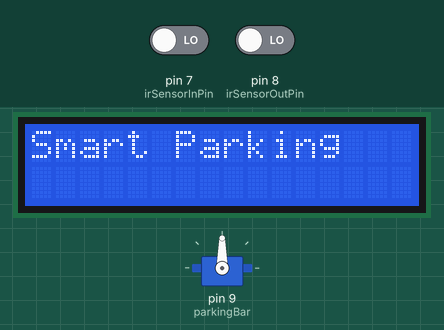
A sketch run on a simulated Arduino Uno, built with avr-gcc and run on an emulated ATmega328P. Shown: servo, 16×2 character LCD. The test bench sets the inputs (shaded band); at power-on: pin 7 (irSensorInPin) LOW, pin 8 (irSensorOutPin) LOW.

Above: at 1.2 s.
1.3 s: pin 7 (irSensorInPin) driven HIGH
At 2.2 s:
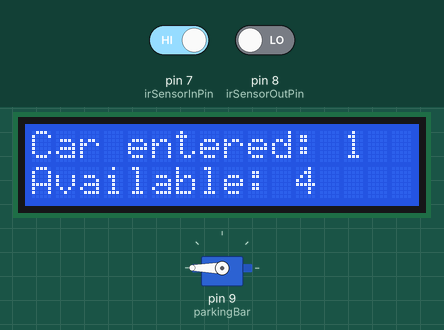
At 12.4 s:
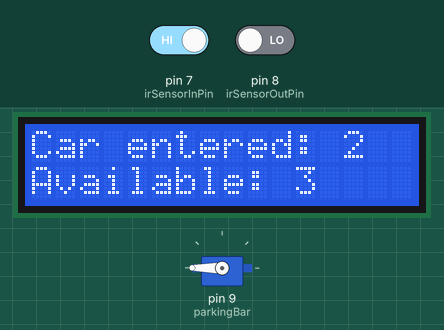
Timing chart, 0 to 13.9 s (numbered marks = the images above; inputs shaded):
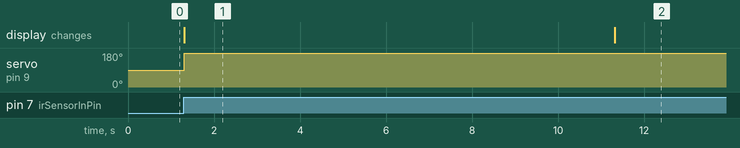

Measured:
- after the input at 1.3 s, servo on pin 9 (parkingBar): 90° → 180° at once; the display: changes at once (image 1)
- what the display in image 1 shows lasts 10.0 s, from 1.3 s to 11.3 s

The sketch:

Smart_Parking_System.ino
```cpp
#include <LiquidCrystal.h> // Include the LiquidCrystal library
#include <Servo.h> // Include the Servo library

LiquidCrystal lcd(12, 11, 5, 4, 3, 2); // Initialize the LCD object with the corresponding pins
Servo parkingBar; // Create a Servo object for the parking bar

const int irSensorInPin = 7; // Define the input pin for the IR sensor that detects when a car is entering the parking
const int irSensorOutPin = 8; // Define the input pin for the IR sensor that detects when a car is leaving the parking

int carCount = 0; // Initialize the car count to zero
int availableSpots = 5; // Initialize the number of available spots to the maximum capacity of the parking

void setup() {
  pinMode(irSensorInPin, INPUT); // Set the IR sensor input pins as inputs
  pinMode(irSensorOutPin, INPUT);

  parkingBar.attach(9); // Attach the parking bar servo to pin 9

  lcd.begin(16, 2); // Initialize the LCD display with 16 columns and 2 rows
  lcd.print("Smart Parking"); // Print the title of the system on the first row of the display
}

void loop() {
  int inReading = digitalRead(irSensorInPin); // Read the input of the IR sensor that detects when a car is entering the parking
  int outReading = digitalRead(irSensorOutPin); // Read the input of the IR sensor that detects when a car is leaving the parking

  if (inReading == HIGH) { // If a car is entering the parking
    if (availableSpots > 0) { // If there are available spots
      carCount++; // Increment the car count
      availableSpots--; // Decrement the available spots
      lcd.clear(); // Clear the LCD display
      lcd.setCursor(0, 0); // Set the cursor to the first column of the first row
      lcd.print("Car entered: "); // Print the message on the first row of the display
      lcd.print(carCount); // Print the car count on the first row of the display
      lcd.setCursor(0, 1); // Set the cursor to the first column of the second row
      lcd.print("Available: "); // Print the message on the second row of the display
      lcd.print(availableSpots); // Print the number of available spots on the second row of the display
      parkingBar.write(180); // Raise the parking bar
      delay(10000); // Wait for 10 seconds
      parkingBar.write(0); // Lower the parking bar
    }
    else { // If there are no available spots
      lcd.clear(); // Clear the LCD display
      lcd.setCursor(0, 0); // Set the cursor to the first column of the first row
      lcd.print("Parking full"); // Print the message on the first row of the display
    }
  }

  if (outReading == HIGH) { // If a car is leaving the parking
    carCount--; // Decrement the car count
    availableSpots++; // Increment the available spots
    lcd.clear(); // Clear the LCD display

    lcd.setCursor(0, 0); // Set the cursor to the first column of the first row
    lcd.print("Car exited: "); // Print the message on the first row of the display
    lcd.print(carCount); // Print the car count
  }
}
```
